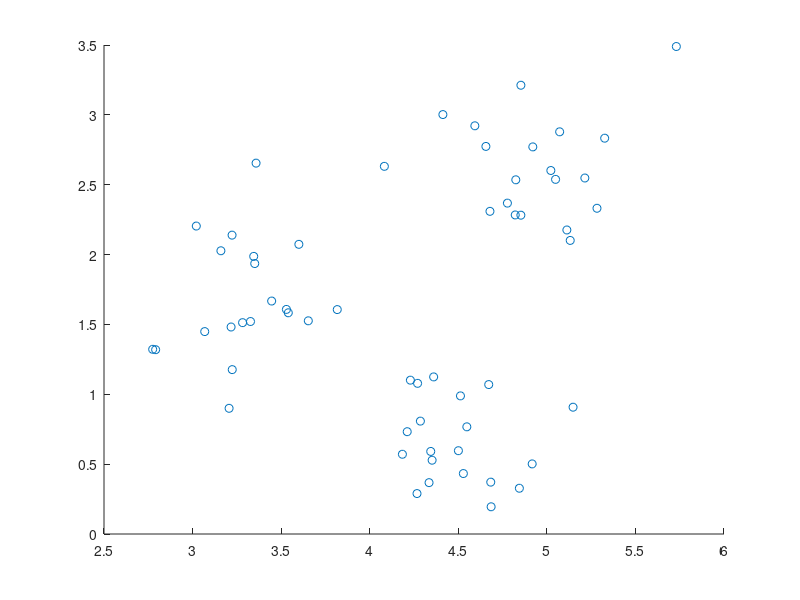
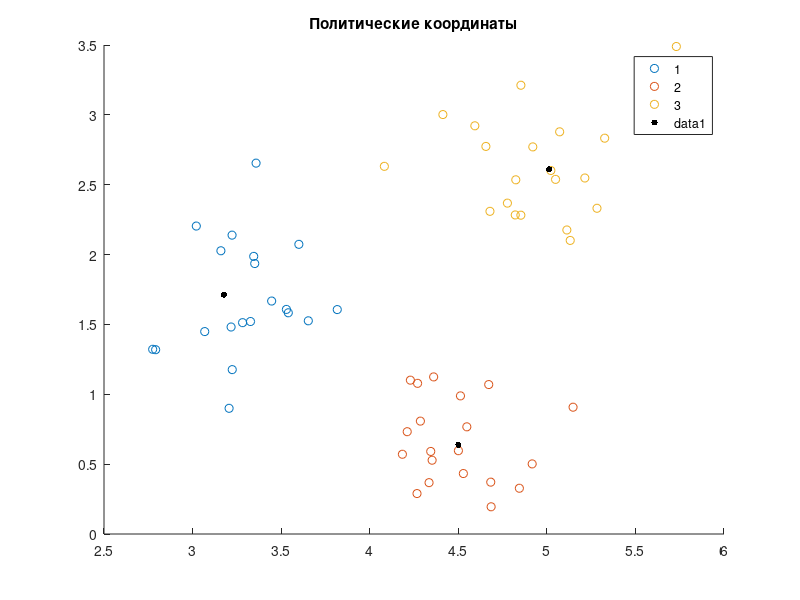

Write the MATLAB code that produced these figures, in order.
clc
close all
clear all

xax = fopen('data11.txt','r');
xe = fscanf(xax, '%f', [2 inf])';
fclose(xax);
xaxa = xe(:,1);
axex = xe(:,2);
xoxo = size(xe);
axax = xoxo(2); 
xoxo = xoxo(1); 

figure;
scatter(xaxa, axex, 35);

axaxex = 3; 
xexixoxo = zeros(axaxex, 2); 

for axxax = 1:axaxex
    xexixoxo(axxax,:) = xe(axxax,:); 
end
xexixoxo

xexi = 10000;
xux = 0.1435;
xix = zeros(1, axaxex);
xox = 1;
xexex = 0.01435;
while (true)
    xex = rand;
    xyx = ceil(5 + (xoxo-5)*xex); 
    for xaxaxa = 1:axaxex
         xix(xaxaxa) = pdist([xe(xyx,:); xexixoxo(xaxaxa,:)]); 
    end 
    [xaxaxax, xaxaxa] = min(xix);
    axxaxax = xexixoxo;
    axxaxax(xaxaxa,1) = xexixoxo(xaxaxa,1)+ xux*(xaxa(xyx) - xexixoxo(xaxaxa,1));
    axxaxax(xaxaxa,2) = xexixoxo(xaxaxa,2)+ xux*(axex(xyx) - xexixoxo(xaxaxa,2)); 
    if (xix(xaxaxa) <= xexex) || (xox == xexi)
        break
    end
    xox = xox+1;
    xexixoxo = axxaxax;    
end
xexixoxo
xox

xixix = zeros(1, axaxex);
xoxox = zeros(xoxo, 2);
for axxax = 1:xoxo
    for xaxaxa = 1:axaxex
    xixix(xaxaxa) = pdist([xe(axxax,:); xexixoxo(xaxaxa,:)]);
    end 
    [xaxaxax, xaxaxa] = min(xixix);
    xoxox(axxax,1) = xaxaxa;
    xoxox(axxax,2) = xixix(xaxaxa);
end

figure;
gscatter(xaxa, axex, xoxox(:,1));
title('Политические координаты');
hold on;
scatter(xexixoxo(:,1), xexixoxo(:,2), 20, 'k', 'filled');
